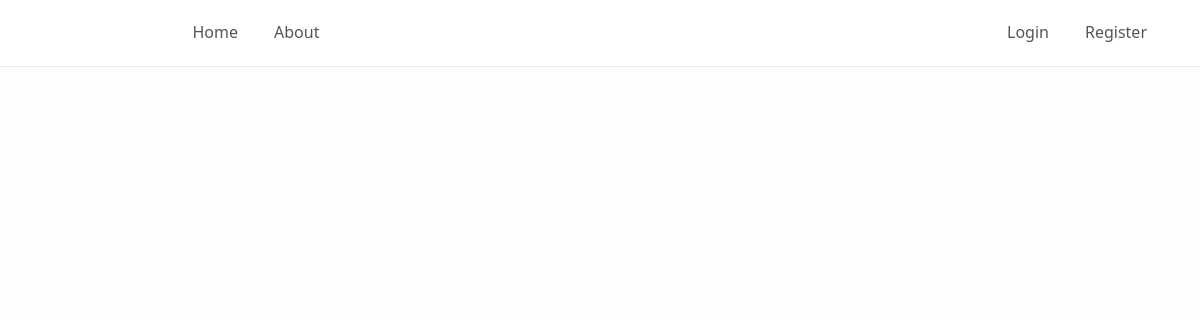
The page /blog/ on the database as committed earlier.
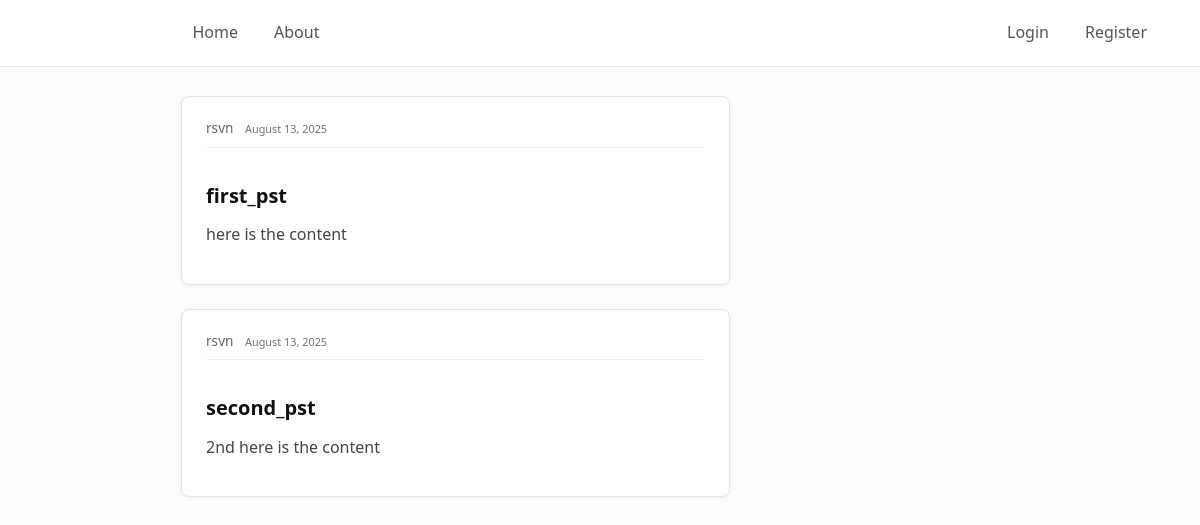
The same page on the database as committed later.
### blog/models.py (models this page shows, shortened)
class Post(models.Model):
    title=models.CharField(max_length=100)
    content=models.TextField()
    author=models.ForeignKey(User,on_delete=models.CASCADE)
    date_posted=models.DateTimeField(default=timezone.now)

### blog/views.py (the view)
# urls.py: path('',views.home,name='blog-home'),
def home(request):
    context = {
        'posts':Post.objects.all()
    }
    return render(request, 'blog/home.html', context)

### blog/templates/blog/home.html
{% extends "blog/base.html" %}
{% block content %}
    {% for post in posts %}
        <article class="media content-section">
          <div class="media-body">
            <div class="article-metadata">
              <a class="mr-2" href="#">{{ post.author }}</a>
              <small class="text-muted">{{ post.date_posted|date:"F d, Y" }}</small>
            </div>
            <h2><a class="article-title" href="#">{{ post.title }}</a></h2>
            <p class="article-content">{{ post.content }}</p>
          </div>
        </article>
    {% endfor %}
{% endblock content %}

### blog/templates/blog/base.html (shortened to what this page needs)
{% load static %}
<!DOCTYPE html>
<html>
<head>
    <link rel="stylesheet" href="https://maxcdn.bootstrapcdn.com/bootstrap/4.0.0/css/bootstrap.min.css">
    <link rel="stylesheet" type="text/css" href="{% static 'blog/minimal.css' %}">
</head>
<body>
    <header class="site-header">
      <nav class="navbar navbar-expand-md navbar-dark bg-steel fixed-top">
        <div class="container">
          <a class="navbar-brand mr-4" href="{% url 'blog-home' %}">Django Blog</a>
          <div class="collapse navbar-collapse" id="navbarToggle">
            <div class="navbar-nav mr-auto">
              <a class="nav-item nav-link" href="{% url 'blog-home' %}">Home</a>
              <a class="nav-item nav-link" href="{% url 'blog-about' %}">About</a>
            </div>
            <div class="navbar-nav">
              <a class="nav-item nav-link" href="#">Login</a>
              <a class="nav-item nav-link" href="#">Register</a>
            </div>
          </div>
        </div>
      </nav>
    </header>
    <main role="main" class="container">
      <div class="row">
        <div class="col-md-8">
          {% block content %}{% endblock %}
        </div>
      </div>
    </main>
</body>
</html>

### blog/static/blog/minimal.css (style rules this page uses)
body { background: #fdfdfd; color: #222; font-family: system-ui, -apple-system, "Segoe UI", Roboto, sans-serif; margin: 2rem auto; padding: 4rem 1rem 1rem; max-width: 900px; line-height: 1.6; }
h1, h2, h3, h4, h5, h6 { color: #111; margin-top: 1.5rem; margin-bottom: 0.75rem; font-weight: 600; }
.bg-steel { background-color: #ffffff; border-bottom: 1px solid #eaeaea; padding: 0.75rem 1rem; }
.site-header .navbar-nav { display: flex; gap: 1.25rem; }
.site-header .navbar-nav .nav-link { color: #555; text-decoration: none; font-weight: 500; transition: color 0.2s ease; }
.content-section { background: #fff; padding: 1.25rem 1.5rem; border: 1px solid #e5e5e5; border-radius: 8px; margin-bottom: 1.5rem; box-shadow: 0 1px 4px rgba(0,0,0,0.06); }
.article-title { color: #111; font-size: 1.25rem; margin-bottom: 0.5rem; }
a.article-title { text-decoration: none; transition: color 0.2s ease; }
.article-content { white-space: pre-line; font-size: 1rem; color: #444; }
.article-metadata { font-size: 0.85rem; color: #777; border-bottom: 1px solid #eee; padding-bottom: 0.5rem; margin-bottom: 1rem; }
.article-metadata a { text-decoration: none; color: #666; }

Rows that differ between the two databases and show on the page:
added Post: author "rsvn", date_posted "August 13, 2025", title "first_pst", content "here is the content"
added Post: author "rsvn", date_posted "August 13, 2025", title "second_pst", content "2nd here is the content"
